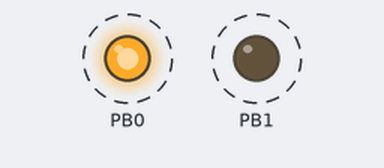
Simulated run of this program. Board: ATmega328P, built with avr-gcc and emulated at 16 MHz (the files do not name the chip). On the bench: output pins drawn as LEDs (lit = HIGH). Dashed ring = blinking.

Above: at 0.1 s.
Timing chart, 0 to 3.0 s (numbered marks = the images above):
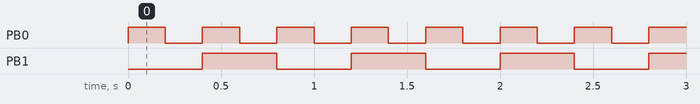

Measured:
- by itself, PB0: alternates HIGH for 0.20 s and LOW for 0.20 s
- by itself, PB1: alternates HIGH for 0.40 s and LOW for 0.40 s

The program:

main.c
```c
#include <avr/io.h>			// for the input/output register
#include <avr/interrupt.h>
#include <util/delay.h>  	// for the _delay_ms

#define PRESCALER 1024
#define NB_TICK 6250

void init_task1(void)
{
    DDRB |= 0x03;
    PORTB &= 0b11111000;
    sei();
}


void init_timer()
{
	TCCR1B |= _BV(WGM12); // CTC mode with value in OCR1A
	TCCR1B |= _BV(CS12);  // CS12 = 1; CS11 = 0; CS10 =1 => CLK/1024 prescaler
	TCCR1B |= _BV(CS10);
	OCR1A   = NB_TICK;
	TIMSK1 |= _BV(OCIE1A);
}


void task_led_red(void)
{
    PORTB ^= 0x01;
    _delay_ms(200);
}


ISR(TIMER1_COMPA_vect)
{
    PORTB ^= 0x02;
}


int main(void)
{
    init_task1();
    init_timer();

	while(1)
	{
        task_led_red();
	}

    cli();

	return 0;
}
```
